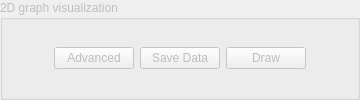
              <widget class="QGroupBox" name="groupBox_2D_wire">
               <property name="enabled">
                <bool>false</bool>
               </property>
               <property name="sizePolicy">
                <sizepolicy hsizetype="Expanding" vsizetype="Preferred">
                 <horstretch>0</horstretch>
                 <verstretch>0</verstretch>
                </sizepolicy>
               </property>
               <property name="minimumSize">
                <size>
                 <width>0</width>
                 <height>0</height>
                </size>
               </property>
               <property name="title">
                <string>2D graph visualization</string>
               </property>
               <layout class="QHBoxLayout" name="horizontalLayout_5">
                <item>
                 <spacer name="horizontalSpacer_29">
                  <property name="orientation">
                   <enum>Qt::Horizontal</enum>
                  </property>
                  <property name="sizeHint" stdset="0">
                   <size>
                    <width>40</width>
                    <height>20</height>
                   </size>
                  </property>
                 </spacer>
                </item>
                <item>
                 <widget class="QPushButton" name="pushButton_wires_advanced">
                  <property name="text">
                   <string>Advanced</string>
                  </property>
                 </widget>
                </item>
                <item>
                 <widget class="QPushButton" name="pushButton_wires_save_data">
                  <property name="text">
                   <string>Save Data</string>
                  </property>
                 </widget>
                </item>
                <item>
                 <widget class="QPushButton" name="button_wire_draw_graph">
                  <property name="text">
                   <string>Draw</string>
                  </property>
                 </widget>
                </item>
                <item>
                 <spacer name="horizontalSpacer_28">
                  <property name="orientation">
                   <enum>Qt::Horizontal</enum>
                  </property>
                  <property name="sizeHint" stdset="0">
                   <size>
                    <width>40</width>
                    <height>20</height>
                   </size>
                  </property>
                 </spacer>
                </item>
               </layout>
              </widget>
